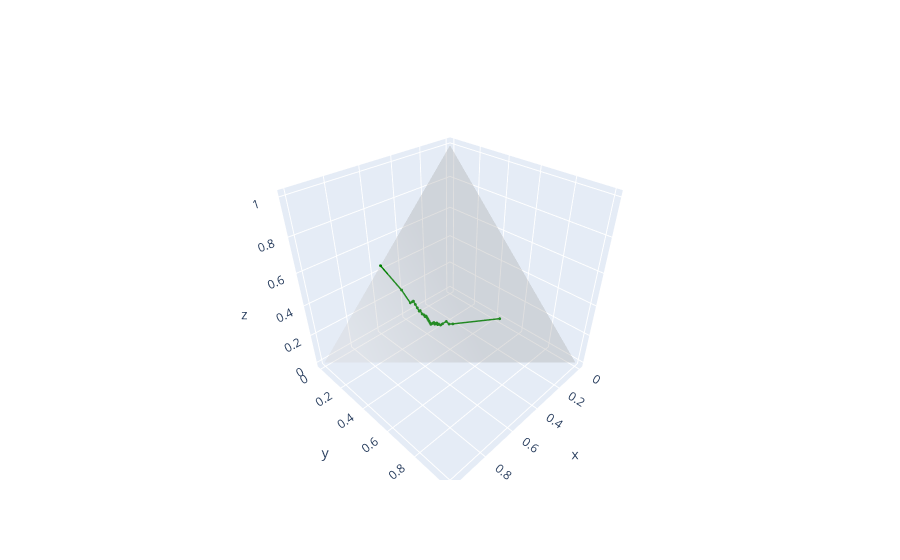

Source (notebook cell):
### Code cell
#CODICE PER GENERARE LINE PLOT 3D DELLA ROC 

fig = go.Figure(data=go.Scatter3d(
    x= coords['TP'], 
    y= coords['TN'], 
    z=coords['FP'],
    marker=dict(
        size=1, #pallini per quelli assocaiti al threshold quindi in realtà
        #color=z,
        colorscale='Viridis',
    ),
    line=dict(
        color='green',
        width=3
    )
))

"""
fig.update_layout(
    width=800,
    height=700,
    autosize=False,
    scene=dict(
        camera=dict(
            up=dict(
                x=0,
                y=0,
                z=1
            ),
            eye=dict(
                x=0,
                y=1.0707,
                z=1,
            )
        ),
        aspectratio = dict( x=1, y=1, z=0.7 ),
        aspectmode = 'manual'
    ),
)
"""

fig.add_trace(go.Figure(data=[
    go.Mesh3d(
        x=[0, 0, 0, 1], 
        y=[0, 0, 1, 0],
        z=[0, 1, 0, 0],

        color ='lightgrey',
        
        opacity = 0.2, #for transparency
        
        # i, j and k sono i vertici dei triangoli
        # here we represent the 4 triangles of the tetrahedron surface
        i=[0, 0, 0, 1],
        j=[1, 2, 3, 2],
        k=[2, 3, 1, 3],
        name='y',
        showscale=True
    )
]).data[0])



fig.show()
